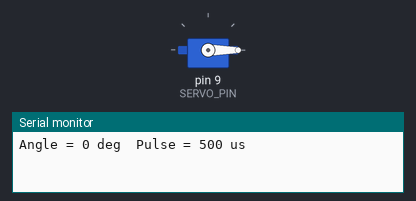
This sketch was run on a simulated Arduino Uno, built with avr-gcc and run on an emulated ATmega328P. Shown: servo, the last lines printed to the serial monitor.

Above: at 1.1 s.
At 7.1 s:
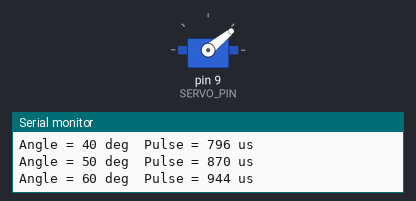
At 14.1 s:
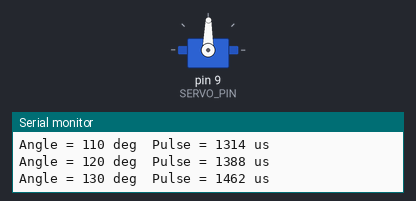
At 27.1 s:
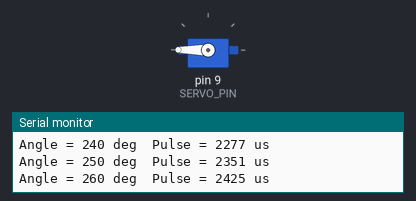
Timing chart, 0 to 40.0 s (numbered marks = the images above):
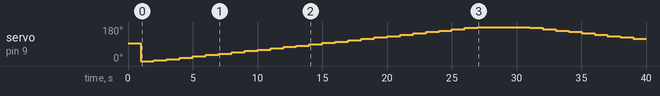

Measured:
- by itself, servo on pin 9 (SERVO_PIN): 93° → 0° at 1.0 s, → 3° 1.0 s later, → 10° 1.0 s later, → 17° 1.0 s later, … (36 changes in this stretch)

The sketch:

Servo.ino
```cpp
/*
 *  ATmega328P 舵机示例
 *  功能：从 0° 走到 270°（或你自己设置的最大角度），再回到 0°，循环
 *  硬件：舵机信号 → D9；红色 → 5 V；棕色 → GND
 */

#include <Servo.h>

const uint8_t  SERVO_PIN  = 9;     // 舵机信号引脚
const uint16_t MAX_ANGLE  = 270;   // 舵机实际最大角度
const uint16_t STEP_ANGLE = 10;    // 步进角度

Servo myServo;

// 把 0…MAX_ANGLE 映射到 500 µs … 2500 µs
int angleToPulse(int angle)
{
  angle = constrain(angle, 0, MAX_ANGLE);
  return map(angle, 0, MAX_ANGLE, 500, 2500); // 单位 µs
}

void setup()
{
  Serial.begin(115200);
  myServo.attach(SERVO_PIN);                // 绑定到 D9
  myServo.writeMicroseconds(1500);          // 先回中
  delay(1000);
}

void loop()
{
  // 0 → MAX_ANGLE
  for (int a = 0; a <= MAX_ANGLE; a += STEP_ANGLE) {
    int pulse = angleToPulse(a);
    myServo.writeMicroseconds(pulse);
    Serial.print("Angle = "); Serial.print(a);
    Serial.print(" deg  Pulse = "); Serial.print(pulse);
    Serial.println(" us");
    delay(1000);
  }

  // MAX_ANGLE → 0
  for (int a = MAX_ANGLE; a >= 0; a -= STEP_ANGLE) {
    int pulse = angleToPulse(a);
    myServo.writeMicroseconds(pulse);
    Serial.print("Angle = "); Serial.print(a);
    Serial.print(" deg  Pulse = "); Serial.print(pulse);
    Serial.println(" us");
    delay(1000);
  }
}
```
